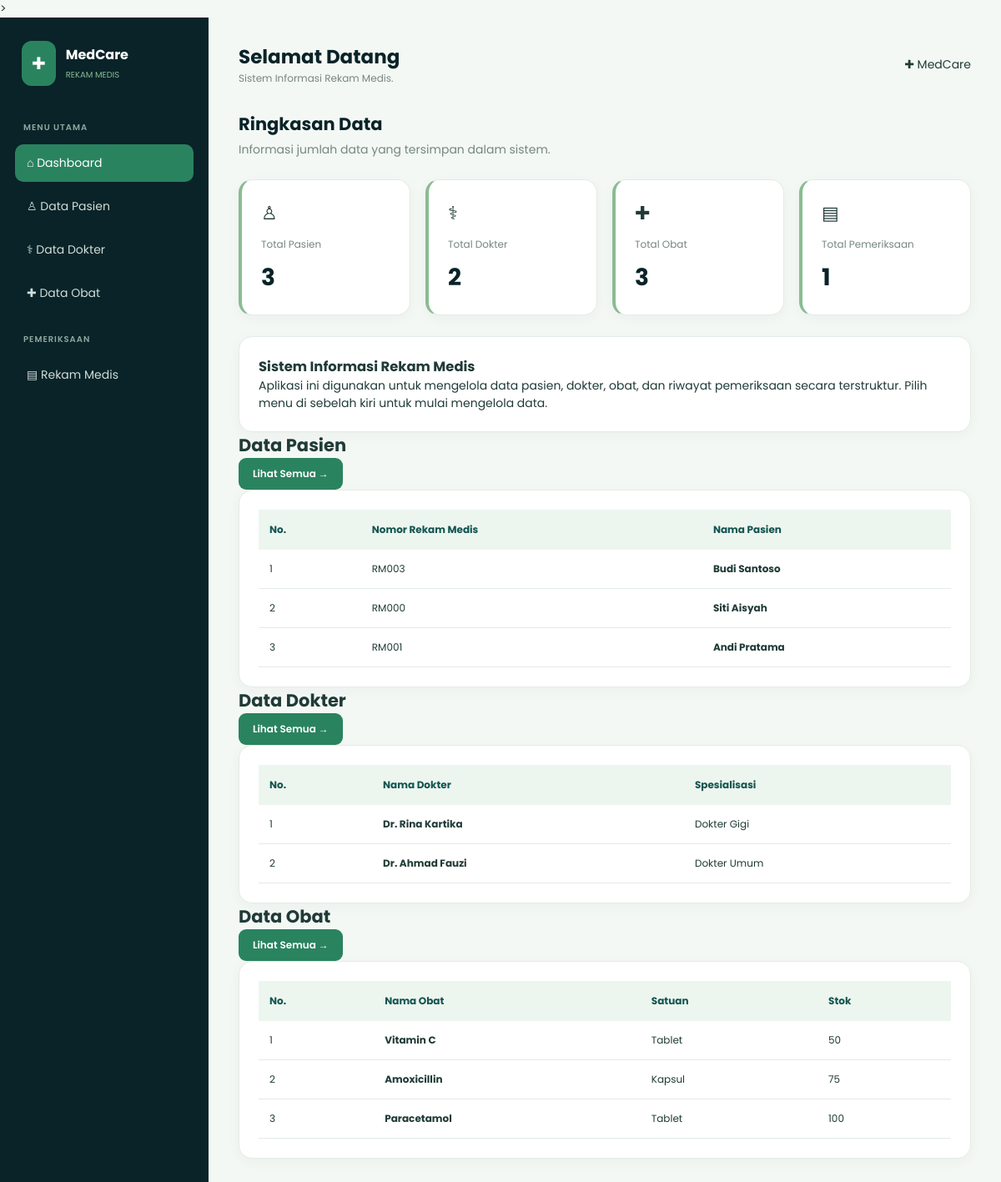
The page / on the database its author committed.
### tables this page shows
CREATE TABLE `pasien` (
  `id_pasien` int(11) NOT NULL,
  `no_rm` varchar(20) NOT NULL,
  `nama_pasien` varchar(100) NOT NULL,
  `jenis_kelamin` enum('L','P') NOT NULL,
  `tanggal_lahir` date NOT NULL,
  `alamat` text DEFAULT NULL
);

CREATE TABLE `dokter` (
  `id_dokter` int(11) NOT NULL,
  `nama_dokter` varchar(100) NOT NULL,
  `spesialisasi` varchar(50) NOT NULL
);

CREATE TABLE `obat` (
  `id_obat` int(11) NOT NULL,
  `nama_obat` varchar(100) NOT NULL,
  `satuan` varchar(30) NOT NULL,
  `stok` int(11) NOT NULL DEFAULT 0
);

### index.php (the view, shortened to what this page needs)
<?php
include 'koneksi.php';
function jumlahData($conn, $tabel) {
    $query = mysqli_query($conn, "SELECT COUNT(*) AS total FROM `$tabel`");
    $data = mysqli_fetch_assoc($query);
    return $data['total'] ?? 0;
}
$totalPasien = jumlahData($conn, 'pasien');
$totalDokter = jumlahData($conn, 'dokter');
$totalObat = jumlahData($conn, 'obat');
$totalRekam = jumlahData($conn, 'rekam_medis');
$queryPasien = mysqli_query($conn,
    "SELECT no_rm, nama_pasien FROM pasien ORDER BY id_pasien DESC"
);
$queryDokter = mysqli_query($conn,
    "SELECT nama_dokter, spesialisasi FROM dokter ORDER BY id_dokter DESC"
);
$queryObat = mysqli_query($conn,
    "SELECT nama_obat, satuan, stok FROM obat ORDER BY id_obat DESC"
);
?>
<!DOCTYPE html>
<html lang="id">
<head>
    <link rel="stylesheet" href="style.css">>
</head>
<body>
<div class="layout">
    <aside class="sidebar">
        <div class="brand">
            <div class="brand-icon">✚</div>
            <div>
                <h2>MedCare</h2>
                <small>REKAM MEDIS</small>
            </div>
        </div>
        <p class="menu-title">MENU UTAMA</p>
        <a href="index.php" class="nav-link active">⌂ Dashboard</a>
        <a href="pasien/index.php" class="nav-link">♙ Data Pasien</a>
        <a href="dokter/index.php" class="nav-link">⚕ Data Dokter</a>
        <a href="obat/index.php" class="nav-link">✚ Data Obat</a>
        <p class="menu-title">PEMERIKSAAN</p>
        <a href="rekam_medis/index.php" class="nav-link">▤ Rekam Medis</a>
    </aside>
    <main class="main-content">
        <div class="topbar">
            <div>
                <h1>Selamat Datang</h1>
                <p>Sistem Informasi Rekam Medis.</p>
            </div>
            <span>✚ MedCare</span>
        </div>
        <div class="page-title">
            <h2>Ringkasan Data</h2>
            <p>Informasi jumlah data yang tersimpan dalam sistem.</p>
        </div>
        <div class="card-container">
            <div class="stat-card">
                <div class="stat-icon">♙</div>
                <p>Total Pasien</p>
                <h2><?= $totalPasien ?></h2>
            </div>
            <div class="stat-card">
                <div class="stat-icon">⚕</div>
                <p>Total Dokter</p>
                <h2><?= $totalDokter ?></h2>
            </div>
            <div class="stat-card">
                <div class="stat-icon">✚</div>
                <p>Total Obat</p>
                <h2><?= $totalObat ?></h2>
            </div>
            <div class="stat-card">
                <div class="stat-icon">▤</div>
                <p>Total Pemeriksaan</p>
                <h2><?= $totalRekam ?></h2>
            </div>
        </div>
        <div class="content-card dashboard-intro">
            <h3>Sistem Informasi Rekam Medis</h3>
            <p>
                Aplikasi ini digunakan untuk mengelola data pasien,
                dokter, obat, dan riwayat pemeriksaan secara terstruktur.
                Pilih menu di sebelah kiri untuk mulai mengelola data.
            </p>
        </div>
        <section class="dashboard-section">
            <div class="section-heading">
                <div>
                    <h2>Data Pasien</h2>
                </div>
                <a href="pasien/index.php" class="btn">Lihat Semua →</a>
            </div>
            <div class="content-card dashboard-table-card">
                <div class="table-wrapper">
                    <table>
                        <thead>
                            <tr>
                                <th>No.</th>
                                <th>Nomor Rekam Medis</th>
                                <th>Nama Pasien</th>
                            </tr>
                        </thead>
                        <tbody>
                            <?php if ($queryPasien && mysqli_num_rows($queryPasien) > 0): ?>
                                <?php $no = 1; ?>
                                <?php while ($pasien = mysqli_fetch_assoc($queryPasien)): ?>
                                    <tr>
                                        <td><?= $no++ ?></td>
                                        <td><?= htmlspecialchars($pasien['no_rm']) ?></td>
                                        <td>
                                            <strong><?= htmlspecialchars($pasien['nama_pasien']) ?></strong>
                                        </td>
                                    </tr>
                                <?php endwhile; ?>
                            <?php endif; ?>
                        </tbody>
                    </table>
                </div>
            </div>
        </section>
        <section class="dashboard-section">
            <div class="section-heading">
                <div>
                    <h2>Data Dokter</h2>
                </div>
                <a href="dokter/index.php" class="btn">Lihat Semua →</a>
            </div>
            <div class="content-card dashboard-table-card">
                <div class="table-wrapper">
                    <table>
                        <thead>
                            <tr>
                                <th>No.</th>
                                <th>Nama Dokter</th>
                                <th>Spesialisasi</th>
                            </tr>
                        </thead>
                        <tbody>
                            <?php if ($queryDokter && mysqli_num_rows($queryDokter) > 0): ?>
                                <?php $no = 1; ?>
                                <?php while ($dokter = mysqli_fetch_assoc($queryDokter)): ?>
                                    <tr>
                                        <td><?= $no++ ?></td>
                                        <td>
                                            <strong><?= htmlspecialchars($dokter['nama_dokter']) ?></strong>
                                        </td>
                                        <td><?= htmlspecialchars($dokter['spesialisasi']) ?></td>
                                    </tr>
                                <?php endwhile; ?>
                            <?php endif; ?>
                        </tbody>
                    </table>
                </div>
            </div>
        </section>
        <section class="dashboard-section">
            <div class="section-heading">
                <div>
                    <h2>Data Obat</h2>
                </div>
                <a href="obat/index.php" class="btn">Lihat Semua →</a>
            </div>
            <div class="content-card dashboard-table-card">
                <div class="table-wrapper">
                    <table>
                        <thead>
                            <tr>
                                <th>No.</th>
                                <th>Nama Obat</th>
                                <th>Satuan</th>
                                <th>Stok</th>
                            </tr>
                        </thead>
                        <tbody>
                            <?php if ($queryObat && mysqli_num_rows($queryObat) > 0): ?>
                                <?php $no = 1; ?>
                                <?php while ($obat = mysqli_fetch_assoc($queryObat)): ?>
                                    <tr>
                                        <td><?= $no++ ?></td>
                                        <td>
                                            <strong><?= htmlspecialchars($obat['nama_obat']) ?></strong>
                                        </td>
                                        <td><?= htmlspecialchars($obat['satuan']) ?></td>
                                        <td><?= (int)$obat['stok'] ?></td>
                                    </tr>
                                <?php endwhile; ?>
                            <?php endif; ?>
                        </tbody>
                    </table>
                </div>
            </div>
        </section>
    </main>
</div>
</body>
</html>

### style.css (style rules this page uses)
:root { --dark: #092328; --teal: #12544F; --green: #2A835F; --sage: #8BBB92; --background: #F4F8F5; --white: #FFFFFF; --text: #203B37; --muted: #758780; --border: #E3ECE5; --danger: #D9534F; }
* { margin: 0; padding: 0; box-sizing: border-box; }
body { font-family: 'Poppins', sans-serif; background: var(--background); color: var(--text); font-size: 14px; }
a { text-decoration: none; color: inherit; }
.layout { display: flex; min-height: 100vh; }
.sidebar { width: 250px; background: var(--dark); color: white; padding: 28px 18px; flex-shrink: 0; }
.brand { display: flex; align-items: center; gap: 12px; margin-bottom: 42px; padding: 0 8px; }
.brand-icon { background: var(--green); padding: 12px; border-radius: 12px; font-size: 20px; }
.brand h2 { font-size: 16px; font-weight: 700; }
.brand small { color: var(--sage); font-size: 10px; }
.menu-title { color: #8FA8A0; font-size: 10px; font-weight: 600; margin: 25px 10px 12px; letter-spacing: 1px; }
.nav-link { display: block; padding: 12px 14px; border-radius: 10px; color: #D0DDD8; margin-bottom: 7px; transition: .2s; }
.nav-link:hover, .nav-link.active { background: var(--green); color: white; }
.main-content { flex: 1; padding: 30px 36px; min-width: 0; }
.topbar { display: flex; justify-content: space-between; align-items: center; margin-bottom: 30px; gap: 15px; }
.topbar h1 { font-size: 23px; color: var(--dark); }
.topbar p { color: var(--muted); font-size: 12px; }
.page-title { margin-bottom: 25px; }
.page-title h2 { font-size: 21px; color: var(--dark); }
.page-title p { color: var(--muted); margin-top: 5px; }
.card-container { display: grid; grid-template-columns: repeat(4, minmax(0, 1fr)); gap: 18px; margin-bottom: 25px; }
.stat-card, .content-card { background: var(--white); padding: 23px; border-radius: 16px; border: 1px solid var(--border); box-shadow: 0 4px 15px rgba(9,35,40,.04); }
.stat-card { border-left: 4px solid var(--sage); }
.stat-card p { color: var(--muted); font-size: 12px; }
.stat-card h2 { color: var(--dark); font-size: 28px; margin-top: 10px; }
.stat-icon { font-size: 22px; margin-bottom: 12px; }
.btn { display: inline-block; padding: 10px 17px; border: none; border-radius: 9px; background: var(--green); color: white; font-family: inherit; font-size: 12px; font-weight: 600; cursor: pointer; transition: .2s; }
.table-wrapper { overflow-x: auto; }
table { width: 100%; border-collapse: collapse; background: white; min-width: 650px; }
th { background: #EDF5EF; color: var(--teal); text-align: left; font-size: 12px; padding: 15px 13px; }
td { padding: 14px 13px; border-bottom: 1px solid var(--border); font-size: 12px; }
.main-content { animation: pageFadeIn 0.45s ease; }
.content-card, .form-card { animation: cardAppear 0.5s ease; transition: box-shadow 0.3s ease, transform 0.3s ease; }
.btn, .btn-secondary, .action-btn { transition: all 0.25s ease; }
tbody tr { transition: background 0.2s ease; }
.nav-link { transition: all 0.25s ease; }

### rows shown on the page
pasien: no_rm "RM003", nama_pasien "Budi Santoso"
pasien: no_rm "RM000", nama_pasien "Siti Aisyah"
pasien: no_rm "RM001", nama_pasien "Andi Pratama"
dokter: nama_dokter "Dr. Rina Kartika", spesialisasi "Dokter Gigi"
dokter: nama_dokter "Dr. Ahmad Fauzi", spesialisasi "Dokter Umum"
obat: nama_obat "Vitamin C", satuan "Tablet", stok "50"
obat: nama_obat "Amoxicillin", satuan "Kapsul", stok "75"
obat: nama_obat "Paracetamol", satuan "Tablet", stok "100"

### other values the page prints
$totalPasien "3"
$totalDokter "2"
$totalObat "3"
$totalRekam "1"
